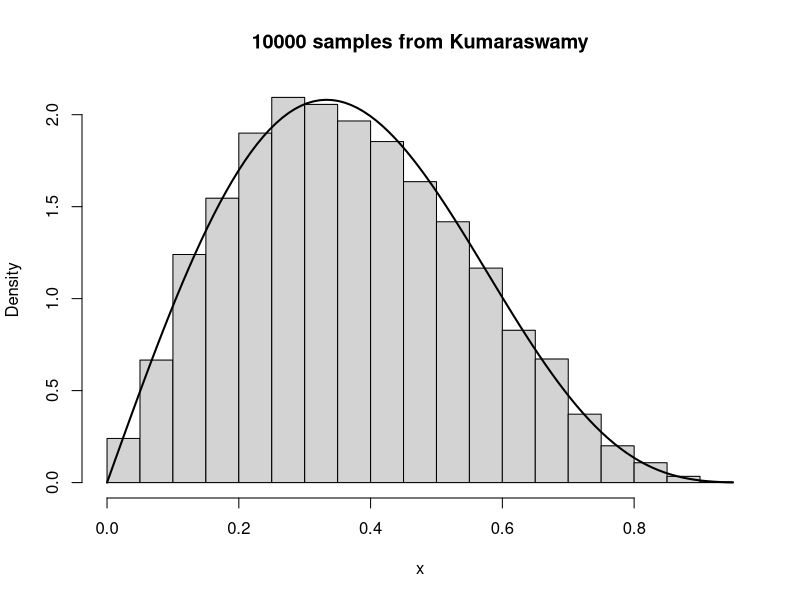
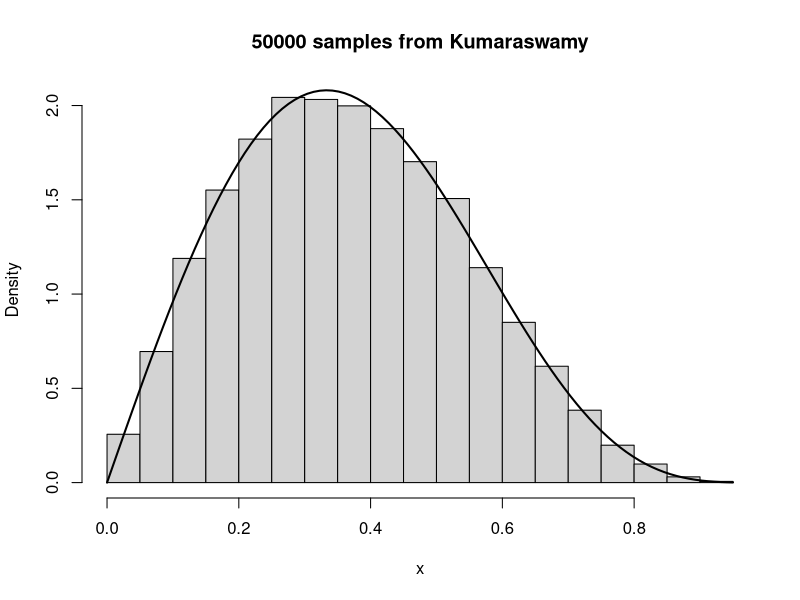
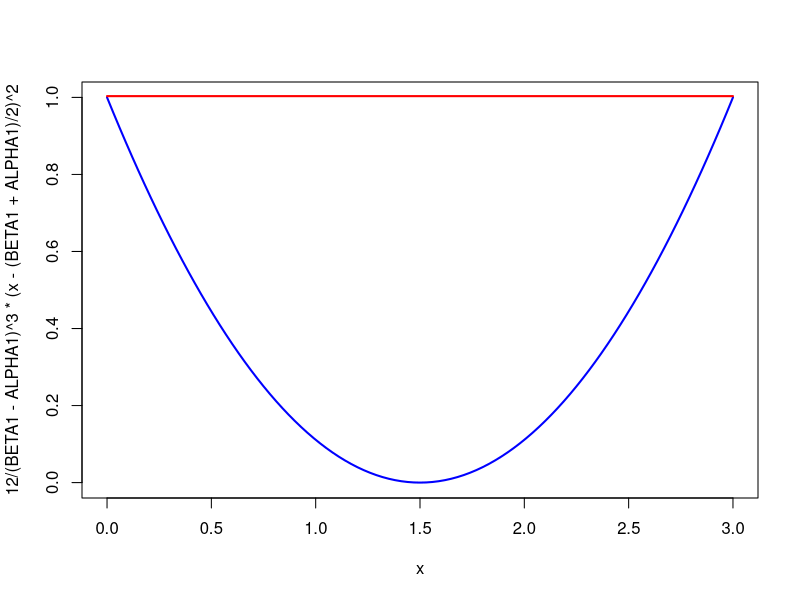
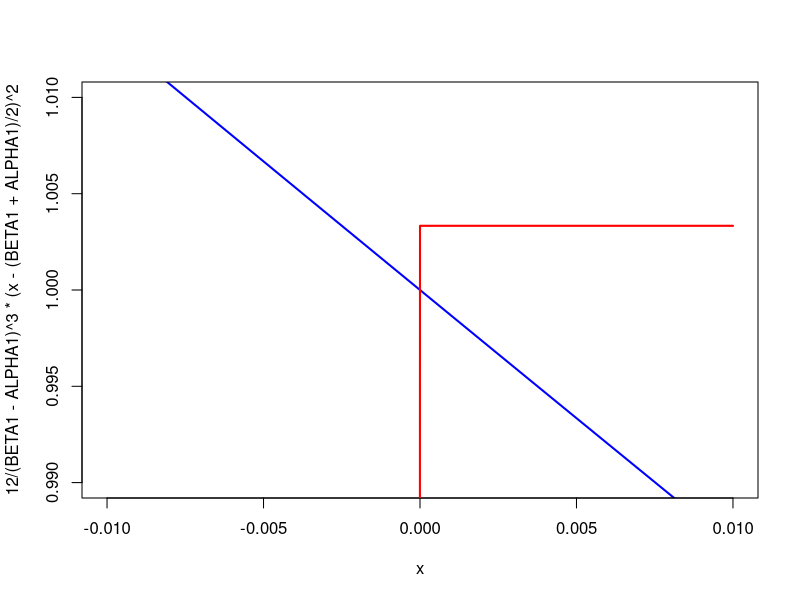
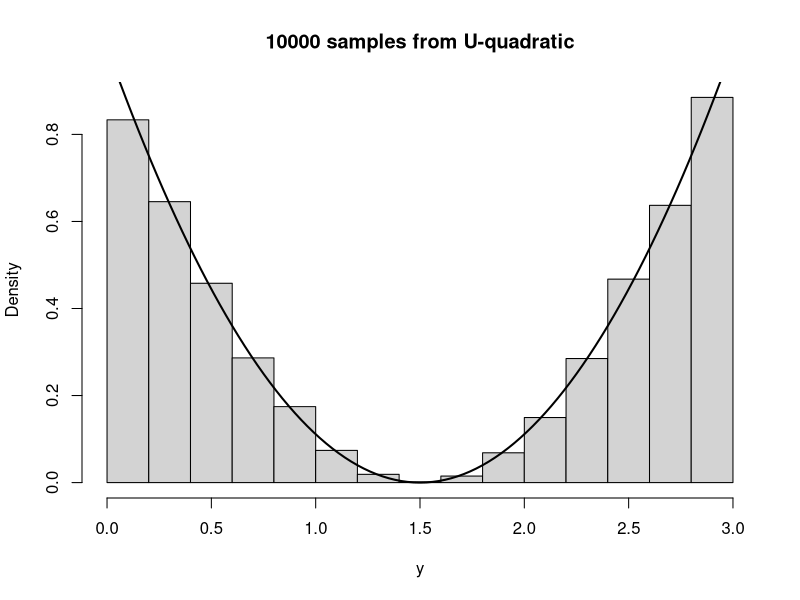
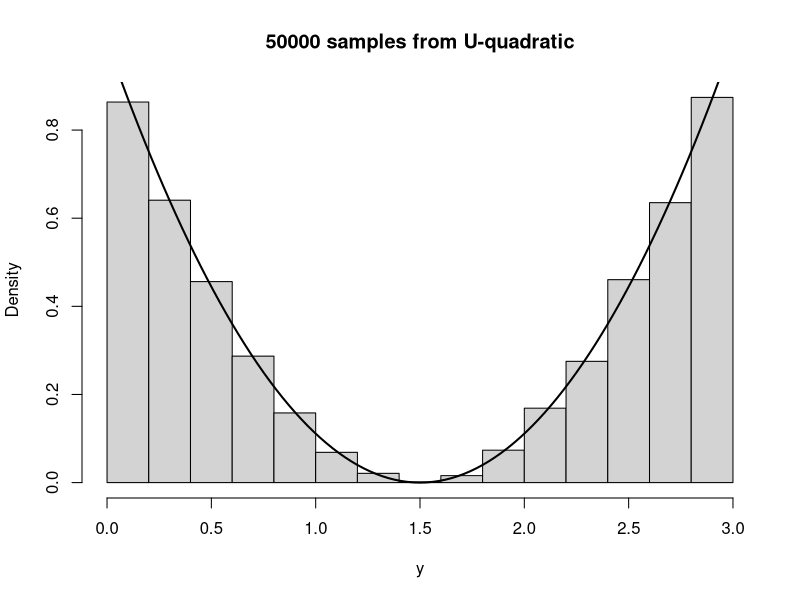

Write the R code that produced these figures, in order.
###############################################################################
#
#
#   MATH 2650: Computational Statistics
#   Lab 04
#   01 October 2026
# 
#   First Lab Group 1
#
#
###############################################################################

# Question 1: Use rejection sampling to estimate distributions with given 
#             proposal density.

SEED1 <- 1979
B1    <- 10000
B2    <- 50000

##### (1a.) Kumaraswamy Distribution #####
THETA1 <- 2
GAMMA1 <- 5

dkumaraswamy <- function(x, theta, gamma){
    ifelse(x > 0 & x < 1, 
           (theta*gamma)*x^(theta-1)*(1-x^theta)^(gamma-1), 0)
}

g <- function(x){ # Derivative of reciprocal of importance ratio
  (1/x) - (8*x)/(1-x^2)} 

guni <- uniroot(g, lower = 0.01, upper = 0.99) 
M1a  <- dkumaraswamy(guni$root, THETA1, GAMMA1)/dunif(guni$root) 

###### (1a.i) Obtain B1 = 10000 samples ######
xb_i <- vector('numeric', length = B1)
U_i  <- vector('numeric', length = B1)
fX_i <- vector('numeric', length = B1)
k    <- 1 

total_draws <- 0 # For calculating efficiency

set.seed(SEED1)

while(k <= B1){
  
  U_i[k]  <- runif(1)
  xb_i[k] <- runif(1)
  
  if(U_i[k] < dkumaraswamy(xb_i[k], THETA1, GAMMA1)/(M1a*dunif(xb_i[k]))){
    
    fX_i[k]   <- xb_i[k]
    k         <- k + 1
  }
  total_draws <- total_draws + 1
}

hist(fX_i[1:B1], main = '10000 samples from Kumaraswamy', xlab = 'x', freq = FALSE)
curve((THETA1*GAMMA1)*x^(THETA1-1)*(1-x^THETA1)^(GAMMA1-1), add = TRUE, lwd = 2)

efficiency <- round(B1/total_draws, digits = 4)
efficiency_percent <- efficiency*100
print(paste("The efficiency is", efficiency, "or", efficiency_percent, "percent for",
            B1, "samples."))

###### (1a.ii) Obtain B2 = 50000 samples ######
xb_ii <- vector('numeric', length = B2)
U_ii  <- vector('numeric', length = B2)
fX_ii <- vector('numeric', length = B2)
j     <- 1 # Counter

total_draws <- 0 # Reset 

set.seed(SEED1)

while(j <= B2){
  
  U_ii[j]  <- runif(1)
  xb_ii[j] <- runif(1)
  
  if(U_ii[j] < dkumaraswamy(xb_ii[j], THETA1, GAMMA1)/(M1a*dunif(xb_ii[j]))){
    
    fX_ii[j]  <- xb_ii[j]
    j         <- j + 1
  }
  total_draws <- total_draws + 1
}

hist(fX_ii[1:B2], main = '50000 samples from Kumaraswamy', xlab = 'x', freq = FALSE)
curve((THETA1*GAMMA1)*x^(THETA1-1)*(1-x^THETA1)^(GAMMA1-1), add = TRUE, lwd = 2)

efficiency <- round(B2/total_draws, digits = 4)
efficiency_percent <- efficiency*100

print(paste("The efficiency is", efficiency, "or", efficiency_percent, "percent for",
            B2, "samples."))


# Interpretation: Visually, it does not appear that additional samples improve the estimate of the density by much. 
# The graphs of the distribution look nearly identical for 10,000 versus 50,000 samples. As B gets larger, the 
# efficiency increases by a miniscule amount. The efficiency is 0.4779 or 47.79% for 10000 samples and 0.4806 
# or 48.06% for 50000 samples.

##### (1b.) U-quadratic Distribution #####
ALPHA1 <- 0
BETA1  <- 3

duquadratic <- function(y, alpha, beta){
  
  ifelse(y >= alpha & y <= beta,
         12/(beta - alpha)^3 * (y - (beta + alpha)/2)^2, 
         0)
}

# Find M1b graphically
curve(12/(BETA1 - ALPHA1)^3 * (x - (BETA1 + ALPHA1)/2)^2, lwd = 2, col = "blue",
      xlim = c(ALPHA1, BETA1))
curve(3.01*dunif(x, min = ALPHA1, max = BETA1), lwd = 2, add = TRUE, col = "red")

# Zoom in
curve(12/(BETA1 - ALPHA1)^3 * (x - (BETA1 + ALPHA1)/2)^2, lwd = 2, col = "blue",
      xlim = c(-0.01, 0.01), ylim = c(0.99, 1.01))
curve(3.01*dunif(x, min = ALPHA1, max = BETA1), lwd = 2, add = TRUE, col = "red")

M1b <- 3.01

###### (1b.i) Obtain B1 = 10000 samples ######
yb_i <- vector('numeric', length = B1)
U_i  <- vector('numeric', length = B1)
fY_i <- vector('numeric', length = B1)
k    <- 1 # Counter

total_draws <- 0 # Reset 

set.seed(SEED1)

while(k <= B1){
  
  U_i[k]  <- runif(1)
  yb_i[k] <- runif(1, min = 0, max = 3)
  
  if(U_i[k] < duquadratic(yb_i[k], ALPHA1, BETA1)/(M1b*dunif(yb_i[k], min = 0, max = 3))){
    
    fY_i[k]   <- yb_i[k]
    k         <- k + 1
  }
  total_draws <- total_draws + 1
}

hist(fY_i[1:B1], main = '10000 samples from U-quadratic', xlab = 'y', freq = FALSE)
curve(12/(BETA1 - ALPHA1)^3 * (x - (BETA1 + ALPHA1)/2)^2, add = TRUE, lwd = 2)

efficiency <- round(B1/total_draws, digits = 4)
efficiency_percent <- efficiency*100
print(paste("The efficiency is", efficiency, "or", efficiency_percent, "percent for",
            B1, "samples."))


###### (1b.ii) Obtain B2 = 50000 samples ######
yb_ii <- vector('numeric', length = B2)
U_ii  <- vector('numeric', length = B2)
fY_ii <- vector('numeric', length = B2)
j     <- 1 # Counter

total_draws <- 0 # Reset 

set.seed(SEED1)

while(j <= B2){
  
  U_ii[j]  <- runif(1)
  yb_ii[j] <- runif(1, min = 0, max = 3)
  
  if(U_ii[j] < duquadratic(yb_ii[j], ALPHA1, BETA1)/(M1b*dunif(yb_ii[j], min = 0, max = 3))){
    
    fY_ii[j]  <- yb_ii[j]
    j         <- j + 1
  }
  total_draws <- total_draws + 1
}

hist(fY_ii[1:B2], main = '50000 samples from U-quadratic', xlab = 'y', freq = FALSE)
curve(12/(BETA1 - ALPHA1)^3 * (x - (BETA1 + ALPHA1)/2)^2, add = TRUE, lwd = 2)

efficiency <- round(B2/total_draws, digits = 4)
efficiency_percent <- efficiency*100
print(paste("The efficiency is", efficiency, "or", efficiency_percent, "percent for",
            B2, "samples."))

# Interpretation: Like part 1a, it does not appear that more samples improve the estimate greatly. 
# Efficiency also does not change drastically as B gets larger: the efficiency is 0.3321 or 33.21% 
# for 10,000 samples and is 0.3326 or 33.26% for 50,000 samples.

###############################################################################

# Question 2: Use importance sampling (or resampling) to find the mean and variance
#             of given distributions.

#### (2.) Importance Sampling/Resampling ####
SEED2 <- 1789
B1 <- 10000
B2 <- 50000 

##### (2a.) Kumaraswamy Distribution #####
THETA2 <- 2
GAMMA2 <- 2

###### (2a.i) Uniform Proposal Density ######
xb_2ai <- vector('numeric', length = B1)
w_2ai <- vector('numeric', length = B1)

set.seed(SEED2)

for(n in 1:B1){
  xb_2ai[n] <- runif(1)
  w_2ai[n] <- dkumaraswamy(xb_2ai[n], THETA2, GAMMA2)/dunif(xb_2ai[n])
}

# Calculate mean
first_mom <- sum(w_2ai*xb_2ai)/sum(w_2ai)
print(paste("Estimated Kumaraswamy mean using std uniform proposal density is", round(first_mom, 4)))

# Calculate variance
second_mom <- sum(w_2ai*xb_2ai^2)/sum(w_2ai)
variance <- second_mom - first_mom^2
print(paste("Estimated Kumaraswamy variance using std uniform proposal density is", round(variance, 4)))


###### (2a.ii) Kumaraswamy w/ Beta Proposal Density ######
xb_2aii <- vector('numeric', length = B1)
w_2aii <- vector('numeric', length = B1)

set.seed(SEED2)

for(n in 1:B1){
  xb_2aii[n] <- rbeta(1, 2, 2)
  w_2aii[n] <- dkumaraswamy(xb_2aii[n], THETA2, GAMMA2)/dbeta(xb_2aii[n], 2, 2)
}

# Calculate mean
first_mom <- sum(w_2aii*xb_2aii)/sum(w_2aii)
print(paste("Estimated Kumaraswamy mean using beta proposal density is", round(first_mom, 4)))

# Calculate variance
second_mom <- sum(w_2aii*xb_2aii^2)/sum(w_2aii)
variance <- second_mom - first_mom^2
print(paste("Estimated Kumaraswamy variance using beta proposal density is", round(variance, 4)))

# Interpretation: Using the standard uniform distribution as the proposal density, the estimated mean of 
# the Kumaraswamy distribution is 0.5331, and the estimated variance is 0.0489. Using the beta distribution 
# as the proposal density, the estimated mean of the Kumaraswamy distribution is 0.5311, and the estimated variance is 0.0487. 
# There is not a large difference between moments estimated using the standard uniform and beta distributions.



##### (2b.) U-quadratic Distribution #####
ALPHA2 <- -2
BETA2  <- 2

###### (2b.i) U-quadratic w/ Uniform Proposal Density ######
xb_2bi <- vector('numeric', length = B2)
w_2bi <- vector('numeric', length = B2)

set.seed(SEED2)

for(n in 1:B2){
  xb_2bi[n] <- runif(1, -2, 2)
  w_2bi[n] <- duquadratic(xb_2bi[n], ALPHA2, BETA2)/dunif(xb_2bi[n], -2, 2)
}

# Calculate mean and variance
first_mom <- sum(w_2bi[1:B1]*xb_2bi[1:B1])/sum(w_2bi[1:B1])
second_mom <- sum(w_2bi[1:B1]*xb_2bi[1:B1]^2)/sum(w_2bi[1:B1])
variance <- second_mom - first_mom^2
print(paste("Estimated U-quadratic mean using uniform proposal density is", round(first_mom, 4)))
print(paste("Estimated U-quadratic variance using uniform proposal density is", round(variance, 4)))


###### (2b.ii) U-quadratic w/ Normal Proposal Density ######
xb_2bii <- vector('numeric', length = B2)
w_2bii <- vector('numeric', length = B2)

set.seed(SEED2)

for(n in 1:B2){
  xb_2bii[n] <- rnorm(1)
  w_2bii[n] <- duquadratic(xb_2bii[n], ALPHA2, BETA2)/dnorm(xb_2bii[n])
}

# Calculate mean, excluding importance ratios equal to zero 
keep    <- w_2bii != 0
w_2bii  <- w_2bii[keep]
xb_2bii <- xb_2bii[keep]

first_mom <- sum(w_2bii[1:B1]*xb_2bii[1:B1])/sum(w_2bii[1:B1])
print(paste("Estimated U-quadratic mean using std normal proposal density is", round(first_mom, 4)))

# Calculate variance
second_mom <- sum(w_2bii[1:B1]*xb_2bii[1:B1]^2)/sum(w_2bii[1:B1])
variance <- second_mom - first_mom^2
print(paste("Estimated U-quadratic variance using std normal proposal density is", round(variance, 4)))

# Interpretation: Using the uniform distribution as the proposal density, the estimated mean of the U-quadratic distribution 
# is -0.0188, and the estimated variance is 2.4001. Using the standard normal distribution as the proposal density, the 
# estimated mean of the U-quadratic distribution is -0.0332, and the estimated variance is 2.3758. 
# There is not a large difference between moments estimated using the uniform and standard normal distributions.


##### (2c.) U-quadratic w/ Importance Resampling #####
B1 <- 10000 # Number of samples to keep

###### (2c.i) U-quadratic Resampling w/ Uniform Proposal Density ######
xb_2ci <- vector('numeric', length = B1)
w_2ci <- vector('numeric', length = B1)

set.seed(SEED2)

xb_2ci <- sample(xb_2bi, B1, replace = FALSE, prob = w_2bi)

# Calculate mean and variance
first_mom <- mean(xb_2ci)
second_mom <- mean(xb_2ci^2)
variance <- second_mom - first_mom^2
print(paste("Estimated resampling U-quadratic mean using uniform proposal density is", round(first_mom, 4)))
print(paste("Estimated resampling U-quadratic variance using uniform proposal density is", round(variance, 4)))


###### (2c.ii) U-quadratic Resampling w/ Normal Proposal Density ######
xb_2cii <- vector('numeric', length = B1)
w_2cii <- vector('numeric', length = B1)

set.seed(SEED2)

xb_2cii <- sample(xb_2bii, B1, replace = FALSE, prob = w_2bii)

# Calculate mean and variance
first_mom <- mean(xb_2cii)
second_mom <- mean(xb_2cii^2)
variance <- second_mom - first_mom^2
print(paste("Estimated resampling U-quadratic mean using standard normal proposal density is", round(first_mom, 4)))
print(paste("Estimated resampling U-quadratic variance using standard normal proposal density is", round(variance, 4)))

# Interpretation: Using importance resampling and uniform proposal density, the estimated mean of the U-quadratic distribution is -0.0171, 
# and the estimated variance is 2.3078. Using importance resampling and standard normal proposal density, the estimated mean of the U-quadratic 
# distribution is 0.0123, and the estimated variance is 1.9084. 

# The importance resampling method using the uniform proposal density did not result in much different values. 
# However, the importance resampling produced a less accurate measure of the estimated variance for standard normal proposal density.  

# This is because, while most values lie in the tails of the u-quadratic distribution, the normal proposal density 
# is the opposite: most values lie toward the center of the distribution. Though this results in larger importance ratios for random variables 
# sampled from the tails of the normal distribution and makes them more likely to be selected in importance resampling, they are more unlikely 
# to be generated from the normal proposal density in the first place. Therefore, when importance resampling without replacement, after selecting 
# and removing the highly weighted random variables, more observations will be selected from the center of the distribution. 
